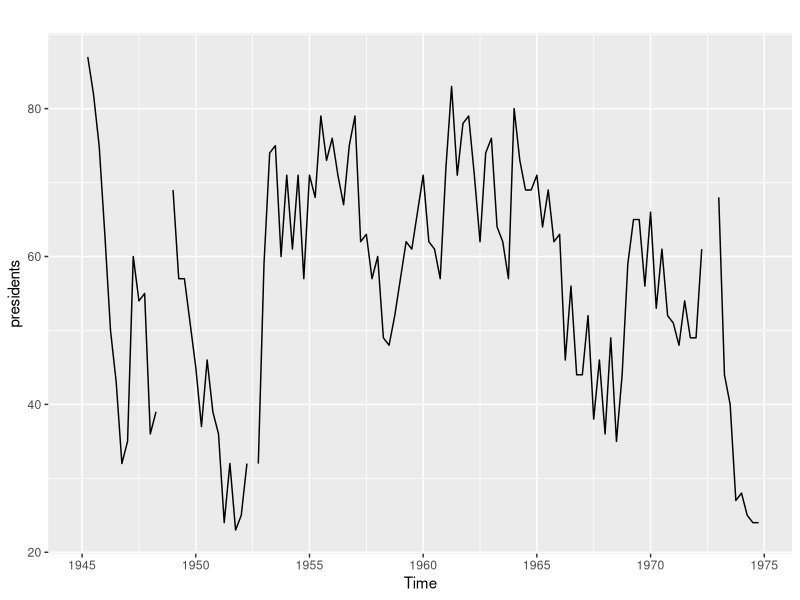
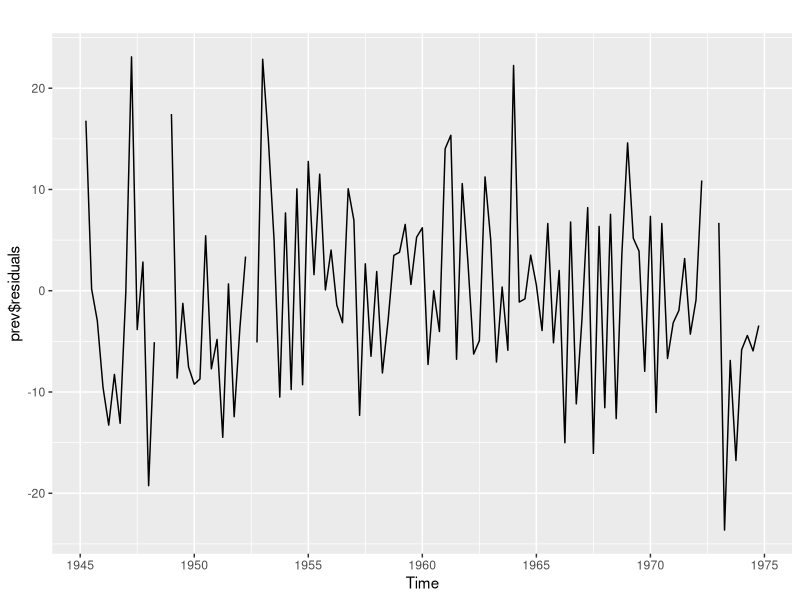
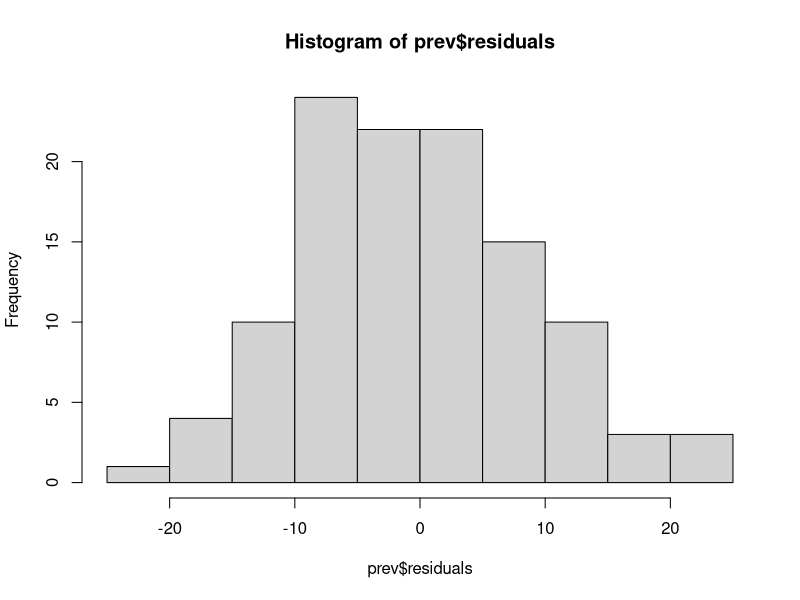
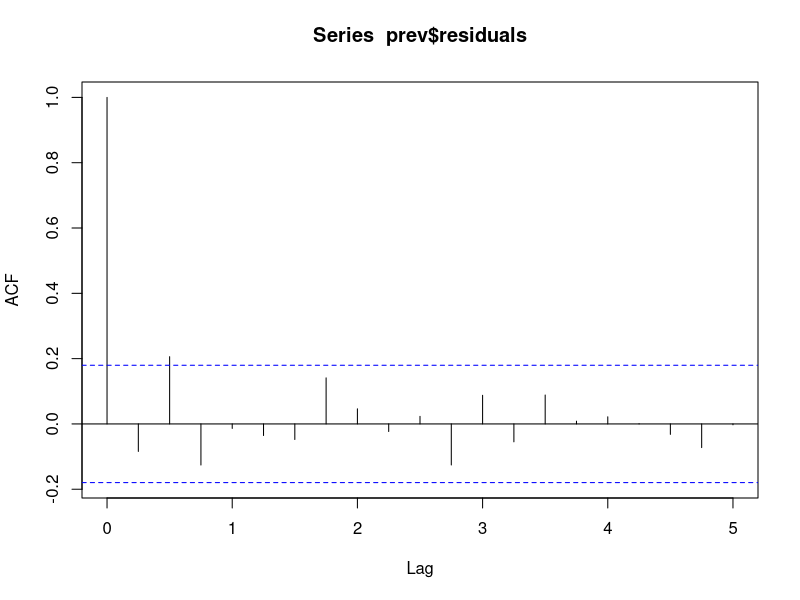
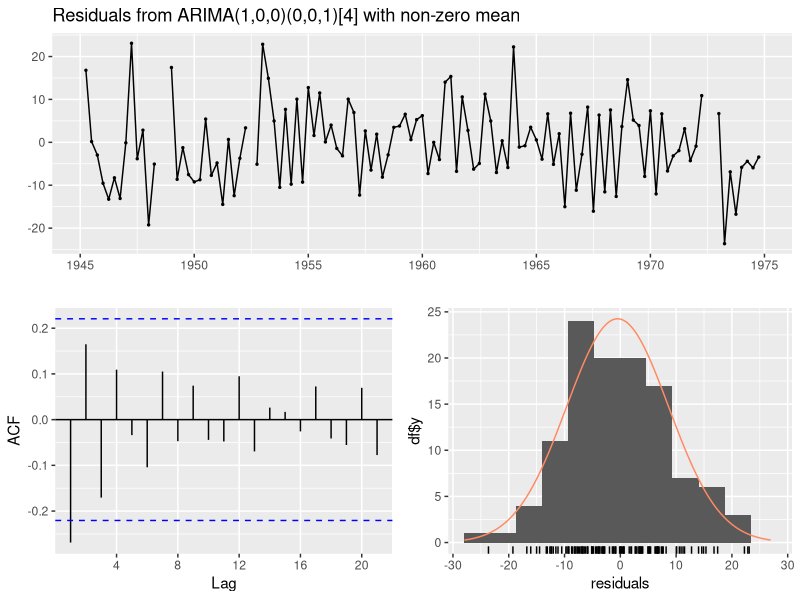

These charts were generated, in order, by the following R code:
library(forecast)
library(ggplot2)

autoplot(presidents)

prev <- auto.arima(presidents)
prev$residuals
autoplot(prev$residuals)
hist(prev$residuals)
var(prev$residuals, na.rm = T)
mean(as.vector(prev$residuals), na.rm= T)

acf(prev$residuals, na.action = na.pass)

# compacted function
checkresiduals(prev)

# check normal distribution
shapiro.test(prev$residuals)
